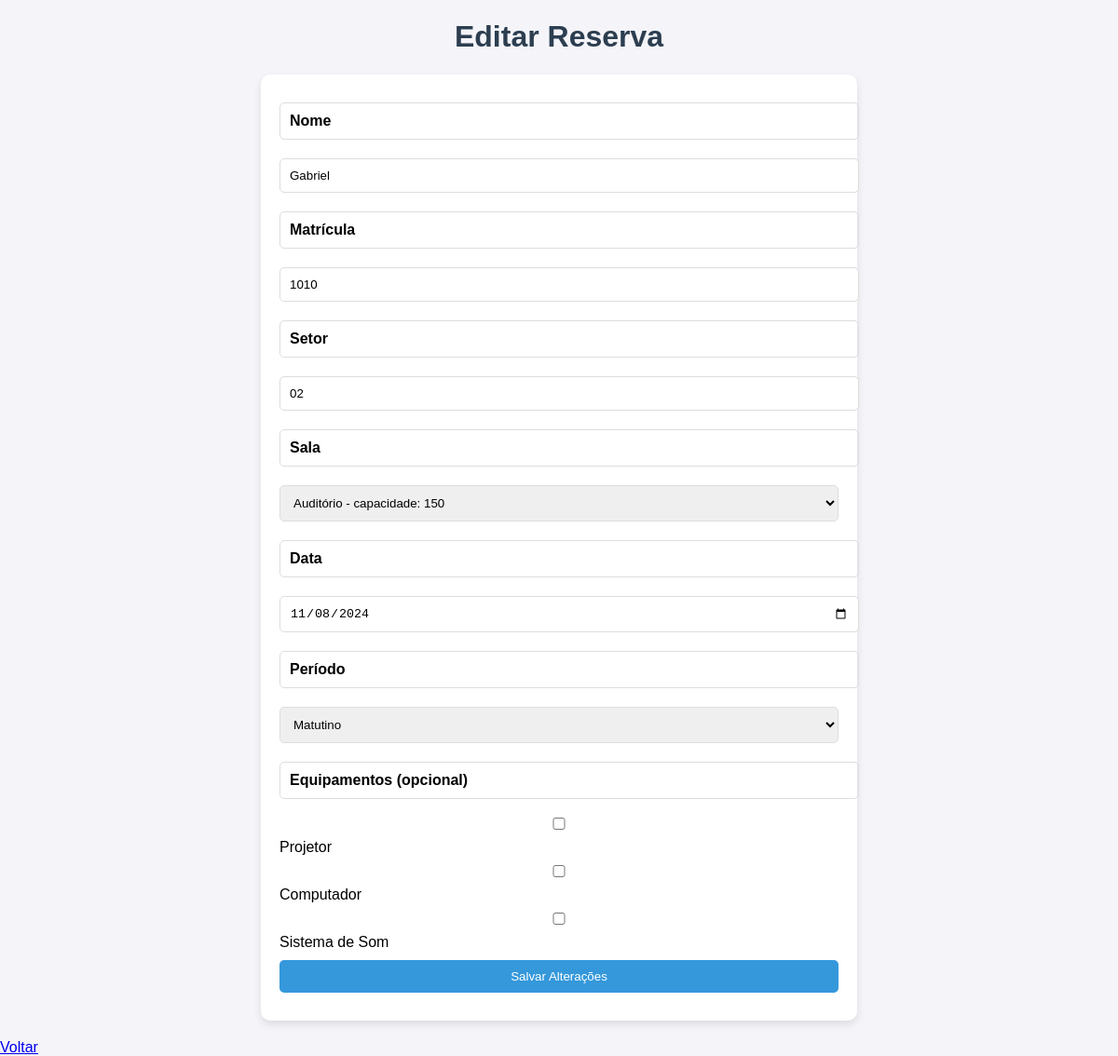
The app's page /editar/19 with its own data.
### tables this page shows
CREATE TABLE Reservas (
        id INTEGER PRIMARY KEY AUTOINCREMENT,
        nome TEXT NOT NULL,
        matricula TEXT NOT NULL,
        setor TEXT NOT NULL,
        sala_id TEXT NOT NULL,
        data TEXT NOT NULL,
        periodo TEXT NOT NULL,
        equipamentos TEXT
    );

### app.py (the view, shortened to what this page needs)
@app.route('/editar/<int:id>', methods=['GET', 'POST'])
def editar_reserva(id):
    conn = conectar()
    cursor = conn.cursor()
    cursor.execute('SELECT * FROM Reservas WHERE id = ?', (id,))
    reserva = cursor.fetchone()
    conn.close()
    return render_template('editar_reserva.html', reserva=reserva)

### database.py (called while the page is built)
def conectar():
    return sqlite3.connect('salas.db')

### templates/editar_reserva.html (shortened to what this page needs)
<!DOCTYPE html>
<html lang="en">
<head>
</head>
<body>
    <h1>Editar Reserva</h1>
    <form method="POST">
        <label for="nome">Nome</label>
        <input type="text" name="nome" value="{{ reserva[1] }}" required>
        <label for="matricula">Matrícula</label>
        <input type="number" name="matricula" value="{{ reserva[2] }}" required min="0">
        <label for="setor">Setor</label>
        <input type="number" name="setor" value="{{ reserva[3] }}" required min="0">
        <label for="sala_id">Sala</label>
        <select name="sala_id" required>
            <option value="9" {% if reserva[4] == '9' %}selected{% endif %}>Auditório - capacidade: 150</option>
        </select>
        <label for="data">Data</label>
        <input type="date" name="data" value="{{ reserva[5] }}" required max="9999-12-31">
        <label for="periodo">Período</label>
        <select name="periodo" required>
            <option value="matutino" {% if reserva[6] == 'matutino' %}selected{% endif %}>Matutino</option>
        </select>
        <label for="equipamentos">Equipamentos (opcional)</label>
        <input type="checkbox" name="equipamentos" value="Projetor" {% if 'Projetor' in reserva[7] %}checked{% endif %}> Projetor
        <input type="checkbox" name="equipamentos" value="Computador" {% if 'Computador' in reserva[7] %}checked{% endif %}> Computador
        <input type="checkbox" name="equipamentos" value="Sistema de Som" {% if 'Sistema de Som' in reserva[7] %}checked{% endif %}> Sistema de Som
        <button type="submit">Salvar Alterações</button>
    </form>
    <a href="/">Voltar</a>
</body>
</html>

### templates/editar_reserva.html (style rules this page uses)
body { font-family: Arial, sans-serif; background-color: #f4f4f9; margin: 0; padding: 0; }
h1 { text-align: center; color: #2c3e50; }
form { background-color: #ffffff; padding: 20px; margin: 20px auto; border-radius: 10px; max-width: 600px; box-shadow: 0 4px 8px rgba(0, 0, 0, 0.1); }
form input, form select, form button, form label { width: 100%; padding: 10px; margin: 10px 0; border: 1px solid #ddd; border-radius: 5px; }
form label { font-weight: bold; display: block; margin-top: 10px; }
form button { background-color: #3498db; color: white; border: none; cursor: pointer; }

### records on screen
Reservas: nome "Gabriel", matricula "1010", setor "02", sala_id "Auditório - capacidade: 150", data "11/08/2024", periodo "Matutino"
